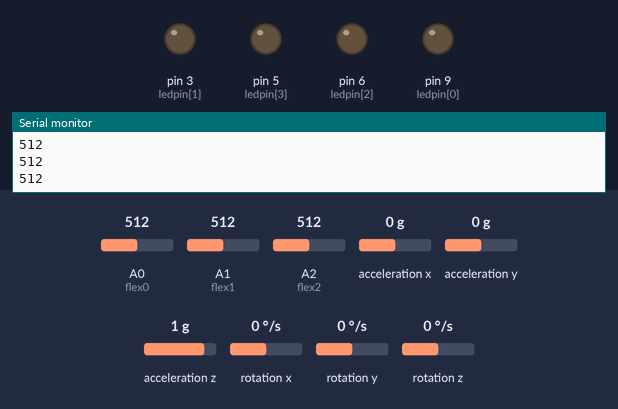
Recording of a sketch running on a simulated Arduino Uno, built with avr-gcc and run on an emulated ATmega328P. Parts: output pins drawn as LEDs (lit = HIGH), the last lines printed to the serial monitor. The inputs (shaded band) are chosen by the test bench; at power-on: acceleration z 1 g, A0 (flex0) = 512, A1 (flex1) = 512, A2 (flex2) = 512, acceleration x 0 g, acceleration y 0 g, rotation x 0 °/s, rotation y 0 °/s, rotation z 0 °/s.

Above: at 3.2 s.
3.3 s: acceleration z set to 0.6 g
4.8 s: acceleration z set to 0.3 g
At 5.4 s:
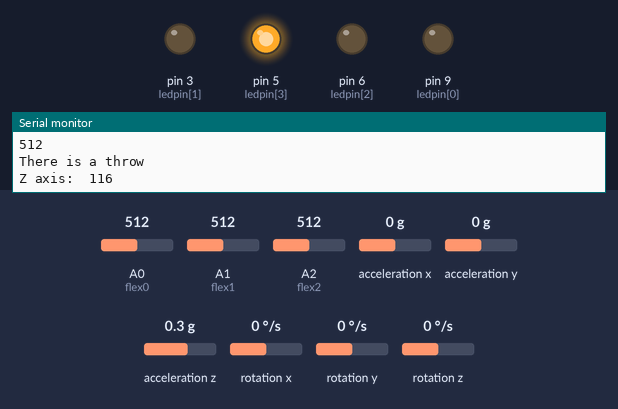
Timing chart, 0 to 7.8 s (numbered marks = the images above; inputs shaded):
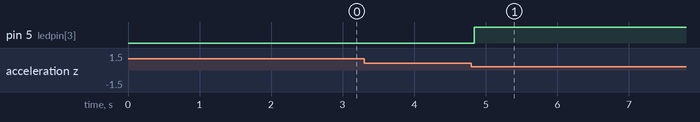

Measured:
- the behaviour switches between 0.5 and 0.4 g on acceleration z (found by bisection; images 0 and 1)
- after the input at 4.8 s, pin 5 (ledpin[3]): LOW → HIGH at once

The sketch:

glove_with_mpu_test.ino
```cpp
#include <SoftwareSerial.h>
#include <Wire.h>
#include <MPU6050.h>

SoftwareSerial ESPserial(2, 4); // RX | TX

MPU6050 sensor ;
int16_t ax, ay, az ;
int16_t gx, gy, gz ;


  int flex0=0;
  int flex1=1;
  int flex2=2;
  int flex3=3;

  int ledpin[]={9,3,6,5};//5 for detecting the throw
  int thumb;
  int ring;
  int nndexfinger;
  int middle;

void setup() {

  Serial.begin(115200);
  for(int i =0;i<4;i++)
{pinMode(ledpin[i],OUTPUT);
  }
  Wire.begin ( );
  //Serial.println  ( "Initializing the sensor" );
  sensor.initialize ( );
  //Serial.println (sensor.testConnection ( ) ? "Successfully Connected" : "Connection failed");
   delay (1000);
  //Serial.println ( "Taking Values from the sensor" );
  delay (1000);
}

void loop() {
    sensor.getMotion6 (&ax, &ay, &az, &gx, &gy, &gz);
    //ax = map (ax, -17000, 17000, 180, 0) ;
    //ay = map (ay, -17000, 17000, 0, 180) ;
    az = map (az, -17000, 17000, 0, 180) ;

    ring=analogRead(flex0);
middle=analogRead(flex1);
nndexfinger=analogRead(flex2);
//thumb=analogRead(flex3);

Serial.println(ring);
Serial.println(middle);
Serial.println(nndexfinger);
//Serial.println(thumb);


if(ring<555 && ring>510)
 if(middle<630 && middle>610)
  if(nndexfinger<555 && nndexfinger>500)
  //if( thumb <490 &&nndexfinger >450)
{
  Serial.println( "glove is straight");
  digitalWrite(9,HIGH);
  digitalWrite(6,LOW);
  digitalWrite(3,LOW);
}
else
{digitalWrite(9,LOW);

}

if(ring<450 && ring>300)
 if(middle<600 && middle>560)
  if(nndexfinger<400 && nndexfinger>330)
  //if( thumb <545 && nndexfinger>530)
{
  Serial.println( "THUMBS UP");
  digitalWrite(3,HIGH);
  digitalWrite(6,LOW);
  digitalWrite(9,LOW);
}
else
{digitalWrite(3,LOW);
}

if(ring<450 && ring>350)
 if(middle<620 && middle>585)
  if(nndexfinger<550 && nndexfinger>400)
 // if( thumb <580 &&nndexfinger> 565)
{
  Serial.println( "PEACE");
  digitalWrite(6,HIGH);
  digitalWrite(9,LOW);
  digitalWrite(3,LOW);
}
else
{digitalWrite(6,LOW);


}


if(az<130)
    { Serial.println("There is a throw");
     Serial.print("Z axis:  ");Serial.println(az);
     digitalWrite(5,HIGH);// DETECTING A THROW
    }

    delay(100);
}
```
